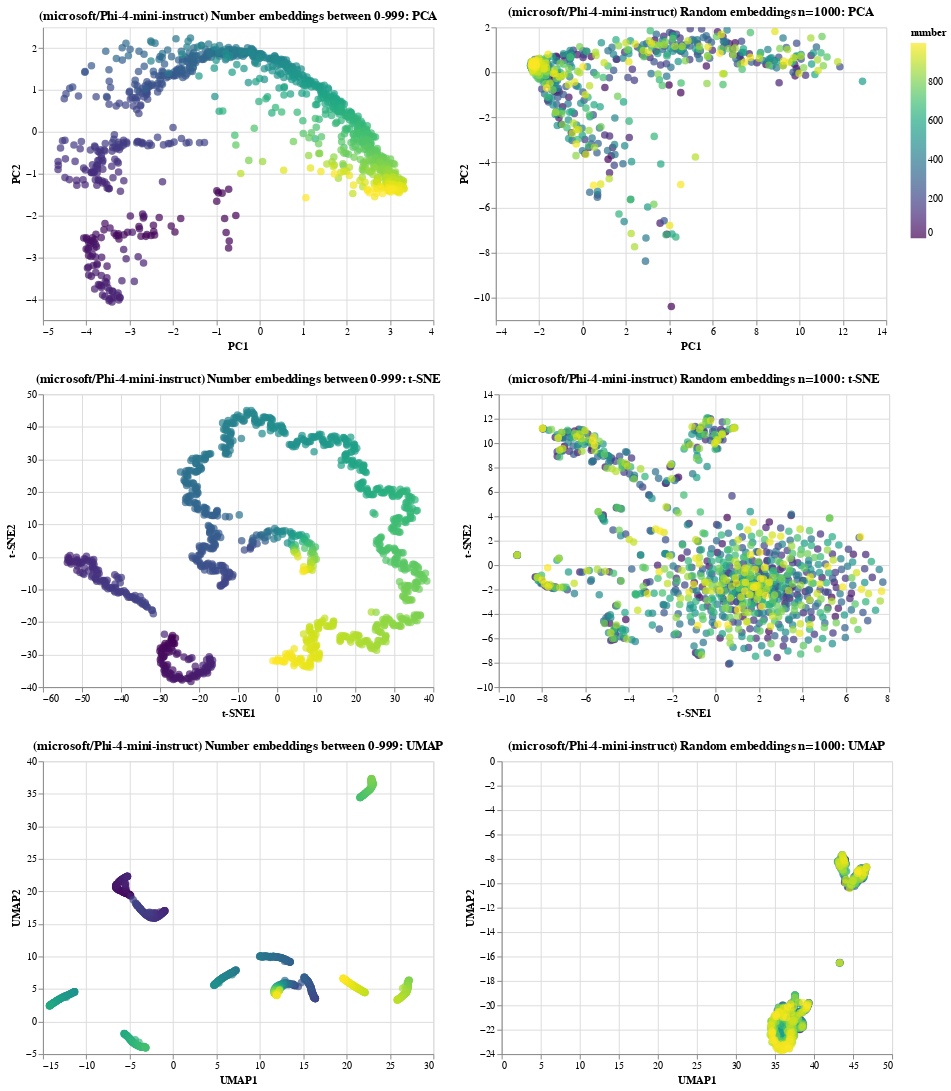

Notebook source saved alongside this figure:
### Code cell
plot_embeddings(model_ids['phi'])

### Figure 1 — Vega-Lite specification as saved in the notebook (floating-point values rounded to 4 significant figures; data arrays with more than 128 entries replaced by an {"elided": "..."} marker saying what was removed)
{"config": {"view": {"continuousWidth": 300, "continuousHeight": 300}}, "vconcat": [{"hconcat": [{"data": {"name": "data-798aab09350b87d8e68d35cba5f3c634"}, "mark": {"type": "circle", "size": 60}, "encoding": {"color": {"field": "number", "scale": {"scheme": "viridis"}, "type": "quantitative"}, "tooltip": [{"field": "number", "type": "quantitative"}, {"field": "PC1", "type": "quantitative"}, {"field": "PC2", "type": "quantitative"}], "x": {"field": "PC1", "type": "quantitative"}, "y": {"field": "PC2", "type": "quantitative"}}, "name": "view_13", "title": "(microsoft/Phi-4-mini-instruct) Number embeddings between 0-999: PCA", "width": 400}, {"data": {"name": "data-3ccd1f03c43a0b1c79532519d6a37aba"}, "mark": {"type": "circle", "size": 60}, "encoding": {"color": {"field": "number", "scale": {"scheme": "viridis"}, "type": "quantitative"}, "tooltip": [{"field": "number", "type": "quantitative"}, {"field": "PC1", "type": "quantitative"}, {"field": "PC2", "type": "quantitative"}], "x": {"field": "PC1", "type": "quantitative"}, "y": {"field": "PC2", "type": "quantitative"}}, "name": "view_14", "title": "(microsoft/Phi-4-mini-instruct) Random embeddings n=1000: PCA", "width": 400}]}, {"hconcat": [{"data": {"name": "data-0e640f04e56ce0f87dfc63577b6c2263"}, "mark": {"type": "circle", "size": 60}, "encoding": {"color": {"field": "number", "scale": {"scheme": "viridis"}, "type": "quantitative"}, "tooltip": [{"field": "number", "type": "quantitative"}, {"field": "t-SNE1", "type": "quantitative"}, {"field": "t-SNE2", "type": "quantitative"}], "x": {"field": "t-SNE1", "type": "quantitative"}, "y": {"field": "t-SNE2", "type": "quantitative"}}, "name": "view_15", "title": "(microsoft/Phi-4-mini-instruct) Number embeddings between 0-999: t-SNE", "width": 400}, {"data": {"name": "data-f81be3ce802022e3d30fd063cac8b28f"}, "mark": {"type": "circle", "size": 60}, "encoding": {"color": {"field": "number", "scale": {"scheme": "viridis"}, "type": "quantitative"}, "tooltip": [{"field": "number", "type": "quantitative"}, {"field": "t-SNE1", "type": "quantitative"}, {"field": "t-SNE2", "type": "quantitative"}], "x": {"field": "t-SNE1", "type": "quantitative"}, "y": {"field": "t-SNE2", "type": "quantitative"}}, "name": "view_16", "title": "(microsoft/Phi-4-mini-instruct) Random embeddings n=1000: t-SNE", "width": 400}]}, {"hconcat": [{"data": {"name": "data-f228f318c919cda7eaf81392c670844b"}, "mark": {"type": "circle", "size": 60}, "encoding": {"color": {"field": "number", "scale": {"scheme": "viridis"}, "type": "quantitative"}, "tooltip": [{"field": "number", "type": "quantitative"}, {"field": "UMAP1", "type": "quantitative"}, {"field": "UMAP2", "type": "quantitative"}], "x": {"field": "UMAP1", "type": "quantitative"}, "y": {"field": "UMAP2", "type": "quantitative"}}, "name": "view_17", "title": "(microsoft/Phi-4-mini-instruct) Number embeddings between 0-999: UMAP", "width": 400}, {"data": {"name": "data-93a94070d3d76501b32e670d5ba43742"}, "mark": {"type": "circle", "size": 60}, "encoding": {"color": {"field": "number", "scale": {"scheme": "viridis"}, "type": "quantitative"}, "tooltip": [{"field": "number", "type": "quantitative"}, {"field": "UMAP1", "type": "quantitative"}, {"field": "UMAP2", "type": "quantitative"}], "x": {"field": "UMAP1", "type": "quantitative"}, "y": {"field": "UMAP2", "type": "quantitative"}}, "name": "view_18", "title": "(microsoft/Phi-4-mini-instruct) Random embeddings n=1000: UMAP", "width": 400}]}], "params": [{"name": "param_13", "select": {"type": "interval", "encodings": ["x", "y"]}, "bind": "scales", "views": ["view_13"]}, {"name": "param_14", "select": {"type": "interval", "encodings": ["x", "y"]}, "bind": "scales", "views": ["view_14"]}, {"name": "param_15", "select": {"type": "interval", "encodings": ["x", "y"]}, "bind": "scales", "views": ["view_15"]}, {"name": "param_16", "select": {"type": "interval", "encodings": ["x", "y"]}, "bind": "scales", "views": ["view_16"]}, {"name": "param_17", "select": {"type": "interval", "encodings": ["x", "y"]}, "bind": "scales", "views": ["view_17"]}, {"name": "param_18", "select": {"type": "interval", "encodings": ["x", "y"]}, "bind": "scales", "views": ["view_18"]}], "$schema": "https://vega.github.io/schema/vega-lite/v5.20.1.json", "datasets": {"data-798aab09350b87d8e68d35cba5f3c634": {"elided": "1000 records"}, "data-3ccd1f03c43a0b1c79532519d6a37aba": {"elided": "1000 records"}, "data-0e640f04e56ce0f87dfc63577b6c2263": {"elided": "1000 records"}, "data-f81be3ce802022e3d30fd063cac8b28f": {"elided": "1000 records"}, "data-f228f318c919cda7eaf81392c670844b": {"elided": "1000 records"}, "data-93a94070d3d76501b32e670d5ba43742": {"elided": "1000 records"}}}
